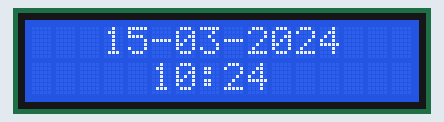
The program below on a simulated Raspberry Pi (BCM pin numbers). On the bench: 16×2 character LCD. The clock reads 2024-03-15 10:24:30 at power-on unless the program sets it; library files of the repository ran but are not shown: LCD_init.py.

Above: at 0.4 s.
At 30.4 s:
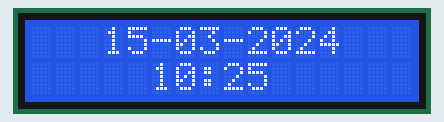
At 90.5 s:
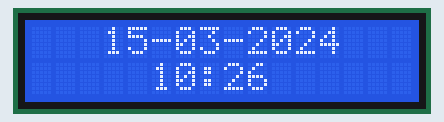

Measured:
- what the display in image 0 shows lasts 30.0 s, from 0.3 s to 30.3 s
- what the display in image 1 shows lasts 60.0 s, from 30.4 s to 90.4 s

The program:

welcome_m.py
```python
from time import sleep, strftime
import LCD_init

LCD = LCD_init.lcd()
LCD.lcd_clear()
LCD.lcd_display_string("   "+strftime("%d-%m-%Y"),1)
LCD.lcd_display_string("     "+strftime("%H:%M"),2)
curtime = strftime("%H:%M")

while True:
    if curtime != strftime("%H:%M"):
        LCD.lcd_clear()
        LCD.lcd_display_string("   "+strftime("%d-%m-%Y"),1)
        LCD.lcd_display_string("     "+strftime("%H:%M"),2)
        curtime = strftime("%H:%M")
    sleep(5)
```
